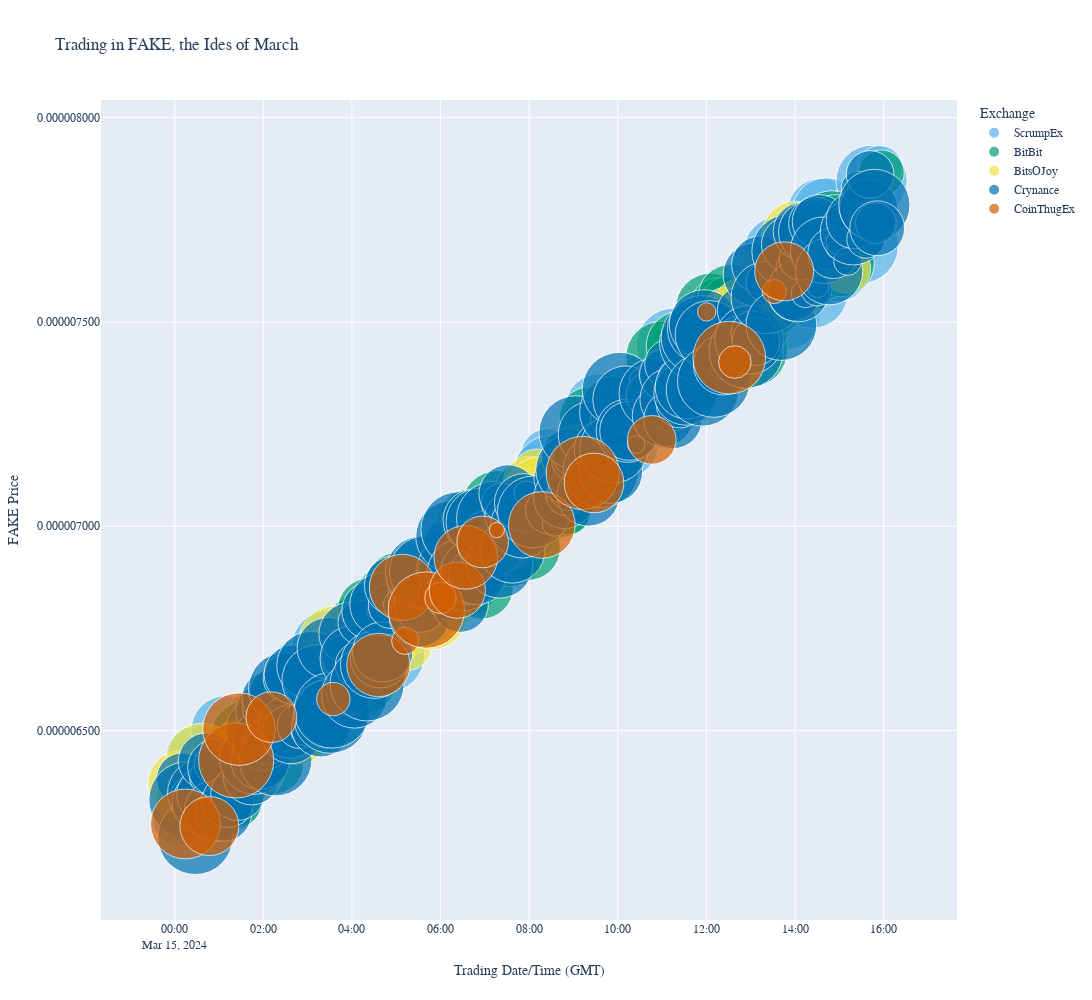

Write notebook code for a chart like this one.
### Code cell
# my_palette = ['blue', 'red', 'green', 'purple', 'orange']

# Build the fig object

fig = px.scatter(
    df, x=df.index, y='price'
    , width=1200, height=1000
    , labels={
        'exchange_name': " Exchange"
        , 'datetime': " Trading Date/Time (GMT)"
        , 'price': " FAKE Price"
        , 'amount': " Amount (Tokens)"
    }
    , title="Trading in FAKE, the Ides of March"
    , color='exchange_name'
    , size='amount'
    , size_max=54
    , hover_data={'amount': ':,'}
    , color_discrete_sequence=colorblind_palette
)  # Use custom palette (e.g., BRGPO)

# Format the y-axis to adequate # of decimal places (e.g., 9 ~ likely high for 'sh!tcoins')

# Also include some format params for the cross-hair object;

fig.update_layout(
    yaxis_tickformat='.9f'
    , font_family="Menlo"
    , spikedistance=1
    , hoverdistance=1
)

fig.show();
